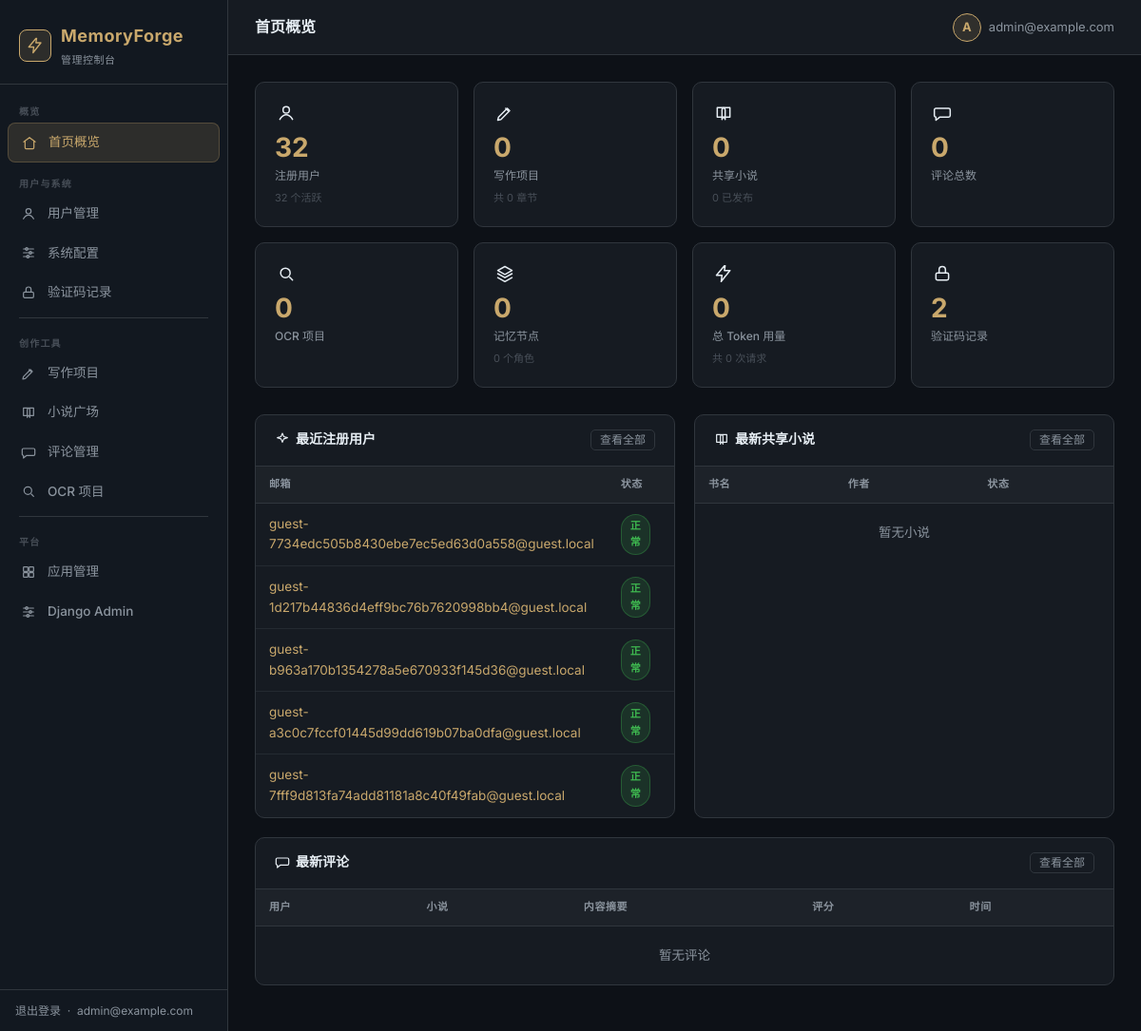
The app's page /dashboard/ (signed in), older data.
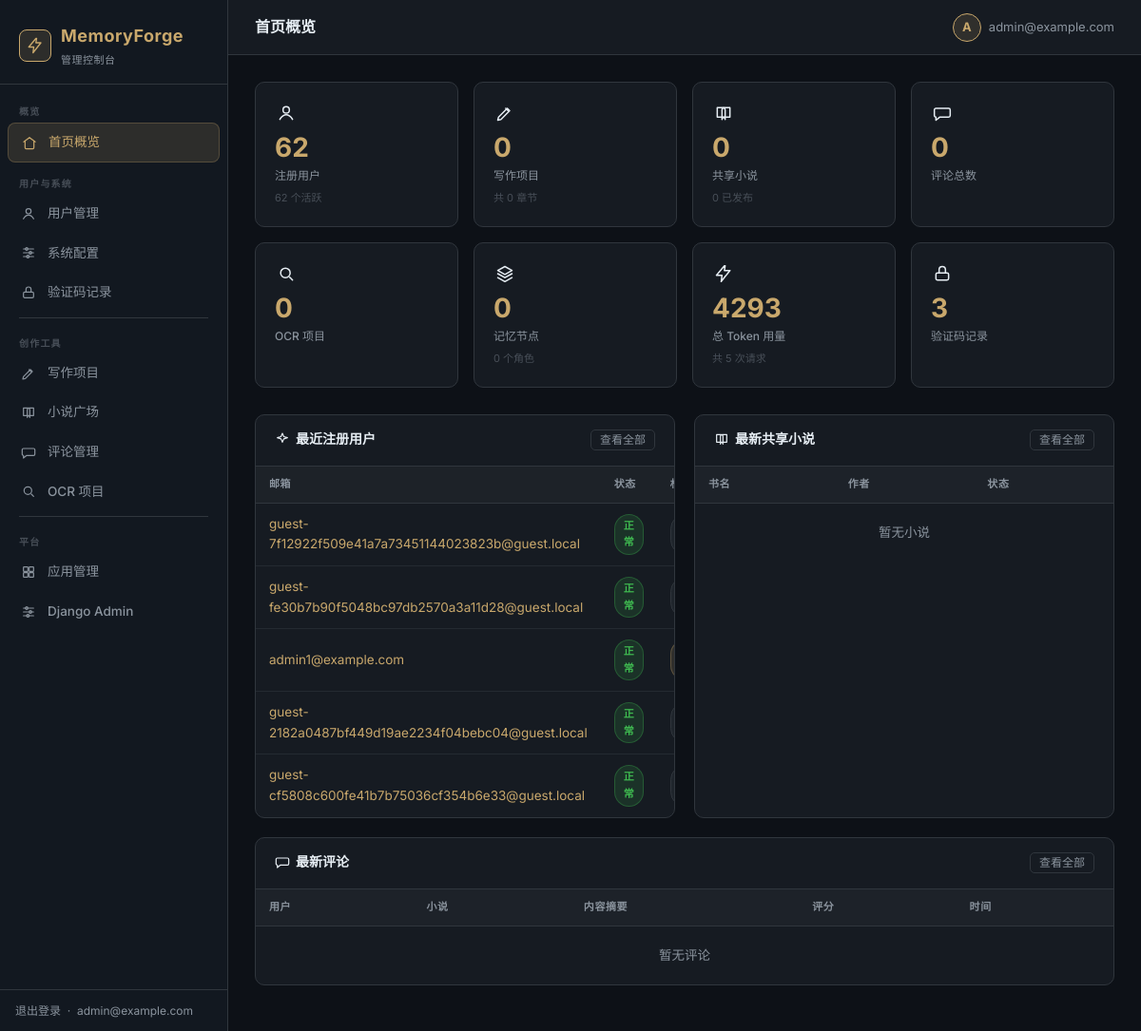
The same page, newer data.
### accounts/models.py (models this page shows, shortened)
class User(AbstractBaseUser, PermissionsMixin):
    email = models.EmailField(unique=True, verbose_name='邮箱')
    is_active = models.BooleanField(default=True)
    is_staff = models.BooleanField(default=False)
    is_guest = models.BooleanField(default=False, verbose_name='是否访客')
    created_at = models.DateTimeField(auto_now_add=True)
    user_api_key = models.CharField(max_length=512, blank=True, default='', verbose_name='用户自定义API密钥')
    USERNAME_FIELD = 'email'
    REQUIRED_FIELDS = []
    objects = UserManager()
    class Meta:
        verbose_name = '用户'
        verbose_name_plural = '用户'

### dashboard/views.py (the view)
# urls.py: path('', views.index, name='index'),
@superuser_required
def index(request):
    stats = {
        'user_count': User.objects.count(),
        'active_user_count': User.objects.filter(is_active=True).count(),
        'project_count': Project.objects.count(),
        'chapter_count': Chapter.objects.count(),
        'novel_count': SharedNovel.objects.count(),
        'published_novel_count': SharedNovel.objects.filter(status='published').count(),
        'comment_count': NovelComment.objects.count(),
        'ocr_count': OCRProject.objects.count(),
        'memory_node_count': MemoryNode.objects.count(),
        'character_count': Character.objects.count(),
        'app_count': App.objects.count(),
        'code_count': VerificationCode.objects.count(),
    }
    token_agg = TokenUsage.objects.aggregate(
        total=Sum('total_tokens'),
        total_prompt=Sum('prompt_count'),
    )
    stats['total_tokens'] = token_agg['total'] or 0
    stats['total_prompts'] = token_agg['total_prompt'] or 0
    recent_users = User.objects.order_by('-date_joined' if hasattr(User, 'date_joined') else '-id')[:5]
    recent_novels = SharedNovel.objects.order_by('-created_at')[:5]
    recent_comments = NovelComment.objects.order_by('-created_at')[:5]
    return render(request, 'dashboard/index.html', {
        'stats': stats,
        'recent_users': recent_users,
        'recent_novels': recent_novels,
        'recent_comments': recent_comments,
        'active_nav': 'index',
    })

### core/context.py (called while the page is built)
def set_user(user_id):
    _local.user_id = user_id

### dashboard/views.py (called while the page is built)
def superuser_required(view_func):
    @wraps(view_func)
    @login_required(login_url='/admin/login/')
    def wrapper(request, *args, **kwargs):
        if not request.user.is_superuser:
            return HttpResponseForbidden('需要超级管理员权限')
        return view_func(request, *args, **kwargs)
    return wrapper

### templates/dashboard/index.html (shortened to what the changed rows need)
{% extends 'dashboard/base.html' %}
{% block content %}
<div class="stats-grid">
  <div class="stat-card">
    <div class="stat-icon">{% include 'dashboard/_icon.html' with name='user' size=20 %}</div>
    <div class="stat-value">{{ stats.user_count }}</div>
    <div class="stat-label">注册用户</div>
    <div class="stat-sub">{{ stats.active_user_count }} 个活跃</div>
  </div>
  <div class="stat-card">
    <div class="stat-icon">{% include 'dashboard/_icon.html' with name='bolt' size=20 %}</div>
    <div class="stat-value">{{ stats.total_tokens|default:0 }}</div>
    <div class="stat-label">总 Token 用量</div>
    <div class="stat-sub">共 {{ stats.total_prompts|default:0 }} 次请求</div>
  </div>
  <div class="stat-card">
    <div class="stat-icon">{% include 'dashboard/_icon.html' with name='lock' size=20 %}</div>
    <div class="stat-value">{{ stats.code_count }}</div>
    <div class="stat-label">验证码记录</div>
  </div>
</div>
<div class="two-col">
  <div class="card">
    <div class="card-header">
      <h2><span class="with-ic">{% include 'dashboard/_icon.html' with name='spark' size=16 %}最近注册用户</span></h2>
    </div>
    <div class="table-wrap">
      <table>
        <thead>
          <tr><th>邮箱</th><th>状态</th><th>权限</th></tr>
        </thead>
        <tbody>
          {% for u in recent_users %}
          <tr>
            <td><a href="{% url 'dashboard:user_edit' u.pk %}">{{ u.email }}</a></td>
            <td>
              {% if u.is_active %}<span class="badge badge-success">正常</span>
              {% else %}<span class="badge badge-danger">禁用</span>{% endif %}
            </td>
            <td>
              {% if u.is_superuser %}<span class="badge badge-accent">超管</span>
              {% elif u.is_staff %}<span class="badge badge-info">员工</span>
              {% else %}<span class="badge badge-muted">普通</span>{% endif %}
            </td>
          </tr>
          {% empty %}
          <tr><td colspan="3" class="td-muted" style="text-align:center;padding:20px">暂无用户</td></tr>
          {% endfor %}
        </tbody>
      </table>
    </div>
  </div>
  <div class="card">
    <div class="card-header">
      <h2><span class="with-ic">{% include 'dashboard/_icon.html' with name='book' size=16 %}最新共享小说</span></h2>
    </div>
    <div class="table-wrap">
      <table>
        <thead>
          <tr><th>书名</th><th>作者</th><th>状态</th></tr>
        </thead>
      </table>
    </div>
  </div>
</div>
<div class="card">
  <div class="card-header">
    <h2><span class="with-ic">{% include 'dashboard/_icon.html' with name='chat' size=16 %}最新评论</span></h2>
  </div>
  <div class="table-wrap">
    <table>
      <thead>
        <tr><th>用户</th><th>小说</th><th>内容摘要</th><th>评分</th><th>时间</th></tr>
      </thead>
    </table>
  </div>
</div>
{% endblock %}

Row changes from the older to the newer data that the page shows:
no longer on this page (row unchanged): User: email "guest-7734edc505b8430ebe7ec5ed63d0a558@guest.local", is_active "正常"
no longer on this page (row unchanged): User: email "guest-1d217b44836d4eff9bc76b7620998bb4@guest.local", is_active "正常"
no longer on this page (row unchanged): User: email "guest-b963a170b1354278a5e670933f145d36@guest.local", is_active "正常"
no longer on this page (row unchanged): User: email "guest-a3c0c7fccf01445d99dd619b07ba0dfa@guest.local", is_active "正常"
no longer on this page (row unchanged): User: email "guest-7fff9d813fa74add81181a8c40f49fab@guest.local", is_active "正常"
added User: email "guest-7f12922f509e41a7a73451144023823b@guest.local", is_active "正常"
added User: email "guest-fe30b7b90f5048bc97db2570a3a11d28@guest.local", is_active "正常"
added User: email "admin1@example.com", is_active "正常"
added User: email "guest-2182a0487bf449d19ae2234f04bebc04@guest.local", is_active "正常"
added User: email "guest-cf5808c600fe41b7b75036cf354b6e33@guest.local", is_active "正常"
Text that changed along with them:
{{ stats.user_count }}: "32" → "62"
{{ stats.active_user_count }}: "32" → "62"
{{ stats.total_tokens|default:0 }}: "0" → "4293"
{{ stats.total_prompts|default:0 }}: "0" → "5"
{{ stats.code_count }}: "2" → "3"
